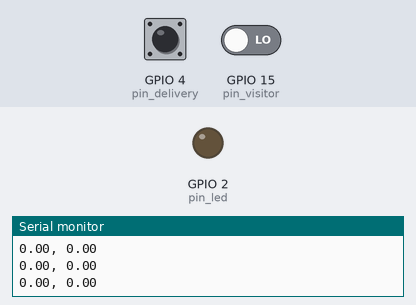
Recording of a sketch running on a simulated ESP32. Parts: output pins drawn as LEDs (lit = HIGH), the last lines printed to the serial monitor. Dashed ring = blinking. The test bench sets the inputs (shaded band); at power-on: GPIO 4 (pin_delivery) LOW, GPIO 15 (pin_visitor) LOW. WiFi joins after 1.5 s; servers stay silent unless stated; uploads are accepted with an empty reply.

Above: at 5.2 s.
5.3 s: GPIO 4 (pin_delivery) pulsed HIGH 2 times (0.12 s each, 0.3 s apart)
At 6.8 s:
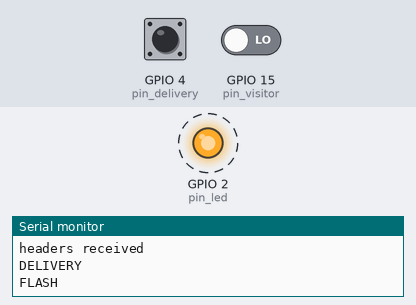
Timing chart, 0 to 9.5 s (numbered marks = the images above; inputs shaded):
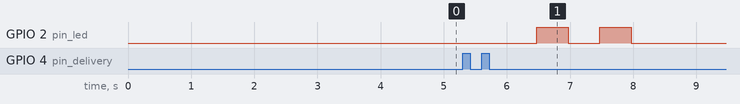

The sketch:

doorbell.ino
```cpp
#include <SPI.h>
#include "WiFi.h"
#include <WiFiClient.h>
#include <WiFiClientSecure.h>
/*
  Sigma Nu Doorbell Code

  Reads a digital input on pin 2 (button). When the button is pressed, a
  message is posted on #house notifying the brothers that there is someone
  at the door.
*/
class Button {
  public:
    unsigned long t_of_state_2;
    unsigned long t_of_button_change;
    unsigned long debounce_time;
    unsigned long long_press_time;
    int pin;
    int flag;
    bool button_pressed;
    int st;
    Button(int p) {
      flag = 0;
      st = 0;
      pin = p;
      t_of_state_2 = millis(); //init
      t_of_button_change = millis(); //init
      debounce_time = 10;
      long_press_time = 1000;
      button_pressed = 0;
    }
    void read() {
      int button_state = digitalRead(pin);
      button_pressed = !button_state;
    }
    int update() {
      read();
      flag = 0;
      if (st == 0) { // Unpressed, rest state
        if (button_pressed) {
          st = 1;
          t_of_button_change = millis();
        }
      } else if (st == 1) { //Tentative pressed
        if (!button_pressed) {
          st = 0;
          t_of_button_change = millis();
        } else if (millis() - t_of_button_change >= debounce_time) {
          st = 2;
          t_of_state_2 = millis();
        }
      } else if (st == 2) { // Short press
        if (!button_pressed) {
          st = 4;
          t_of_button_change = millis();
        } else if (millis() - t_of_state_2 >= long_press_time) {
          st = 3;
        }
      } else if (st == 3) { //Long press
        if (!button_pressed) {
          st = 4;
          t_of_button_change = millis();
        }
      } else if (st == 4) { //Tentative unpressed
        if (button_pressed && millis() - t_of_state_2 < long_press_time) {
          st = 2; // Unpress was temporary, return to short press
          t_of_button_change = millis();
        } else if (!button_pressed && millis() - t_of_state_2 >= long_press_time) {
          st = 3; // Unpress was temporary, return to long press
          t_of_button_change = millis();
        } else if (millis() - t_of_button_change >= debounce_time) { // A full button push is complete
          st = 0;
          if (millis() - t_of_state_2 < long_press_time) { // It is a short press
            flag = 1;
          } else {  // It is a long press
            flag = 2;
          }
        }
      }
      return flag;
    }
};


// I got this from online
// http://www.zrzahid.com/moving-average-of-last-n-numbers-in-a-stream/
class MovingAvgLastN {
  public:
    int maxTotal;
    int total;
    double * lastN;
    double avg;
    int head;

    MovingAvgLastN(int N) {
      maxTotal = N;
      lastN = new double[N];
      avg = 0;
      head = 0;
      total = 0;
    }

    void add(double num) {
      double prevSum = total * avg;

      if (total == maxTotal) {
        prevSum -= lastN[head];
        total--;
      }

      head = (head + 1) % maxTotal;
      int emptyPos = (maxTotal + head - 1) % maxTotal;
      lastN[emptyPos] = num;

      double newSum = prevSum + num;
      total++;
      avg = newSum / total;
    }

    double getAvg() {
      return avg;
    }

};

const int pin_visitor = 15;
const int pin_delivery = 4;
const int pin_led = 2;

MovingAvgLastN btn_delivery = MovingAvgLastN(50);
MovingAvgLastN delivery_all = MovingAvgLastN(100);

MovingAvgLastN btn_visitor = MovingAvgLastN(50);
MovingAvgLastN visitor_all = MovingAvgLastN(100);

char* ssid = "MIT";


void setup() {
  pinMode(pin_visitor, INPUT);
  pinMode(pin_delivery, INPUT);

  pinMode(pin_led, OUTPUT);

  Serial.begin(115200);
  Serial.println("Connecting to " + String(ssid));
  WiFi.begin(ssid);
  int count = 0;  // count used for WiFi check times
  while (WiFi.status() != WL_CONNECTED && count < 6) {
    delay(500);
    Serial.print(".");
    count++;
  }
  delay(2000);
  if (WiFi.isConnected()) {  // print WiFi info
    Serial.println(WiFi.localIP().toString() + " (" + WiFi.macAddress() + ") (" + WiFi.SSID() + ")");
    Serial.println("All Connected");
    delay(500);
  } else {  // restarts ESP if WiFi not connected.
    Serial.println(WiFi.status());
    ESP.restart(); // restart the ESP
  }
}

void loop() {

  btn_delivery.add(digitalRead(pin_delivery));
  delivery_all.add(digitalRead(pin_delivery));

  btn_visitor.add(digitalRead(pin_visitor));
  visitor_all.add(digitalRead(pin_visitor));

  Serial.println();
  Serial.println(String(delivery_all.getAvg()) +", "+ String(btn_delivery.getAvg()));
  Serial.println(String(visitor_all.getAvg()) +", "+ String(btn_visitor.getAvg()) );

  double threshold = .17;

  if (delivery_all.getAvg() - btn_delivery.getAvg() > threshold) {
    ring("DELIVERY");
    Serial.println("DELIVERY");
    flash();
    delay(10000);
    btn_delivery.add(10);
  }
  if (visitor_all.getAvg() - btn_visitor.getAvg() > threshold) {
    ring("VISITOR");
    Serial.println("VISITOR");
    flash();
    delay(10000);
    btn_visitor.add(10);
  }

  delay(10);
}

void flash() {
  for (int i = 0; i < 2 ; i ++) {
    Serial.println("FLASH");
    digitalWrite(pin_led, HIGH);
    delay(500);
    Serial.println("OFF");
    digitalWrite(pin_led, LOW);
    delay(500);
  }
}

void ring(String type) {

  const char* host = "https://hooks.slack.com";
//  const String url = "/services/T0AQ9C3PG/B02KKBD0TAL/ZkDavuJa8vkp5JsiAmDT73f1";
  const String url = "/services/T0AQ9C3PG/B02BZ54CGBC/D3iKXJq6LvQ9zDtdTjGdg9Io";

  WiFiClientSecure client; //instantiate a client object
  client.setInsecure();

  if (client.connect(host, 443)) {

    String body = "{\"text\": \":rotating_light: There is a "+ type + " at the gates! :rotating_light:\n REACT WHEN YOU HAVE SECURED THE GATES!\"}";

    client.println("POST " + url + " HTTP/1.1");
    client.println("Host: hooks.slack.com");
    client.println("Content-Type: application/json");
    client.println("Content-Length: "+String(body.length()));
    client.println();
    client.print(body);


    while (client.connected()) {
      String line = client.readStringUntil('\n');
      if (line == "\r") {
        Serial.println("headers received");
        break;
      }
    }
    // if there are incoming bytes available
    // from the server, read them and print them:
    while (client.available()) {
      char c = client.read();
      Serial.write(c);
    }

    client.stop();
  } else {
    Serial.println("connection failed");
    Serial.println("wait 0.5 sec...");
    client.stop();
    delay(300);
  }
}
```

Measured:
- after the input at 5.3 s, GPIO 2 (pin_led): alternates HIGH for 0.50 s and LOW for 0.50 s, 4 changes in all, then stays LOW, starting after 1.2 s
